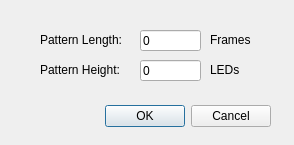
<?xml version="1.0" encoding="UTF-8"?>
<ui version="4.0">
 <class>ResizePattern</class>
 <widget class="QDialog" name="ResizePattern">
  <property name="geometry">
   <rect>
    <x>0</x>
    <y>0</y>
    <width>294</width>
    <height>145</height>
   </rect>
  </property>
  <property name="windowTitle">
   <string>Resize Pattern</string>
  </property>
  <widget class="QDialogButtonBox" name="buttonBox">
   <property name="geometry">
    <rect>
     <x>10</x>
     <y>100</y>
     <width>261</width>
     <height>32</height>
    </rect>
   </property>
   <property name="orientation">
    <enum>Qt::Horizontal</enum>
   </property>
   <property name="standardButtons">
    <set>QDialogButtonBox::Cancel|QDialogButtonBox::Ok</set>
   </property>
  </widget>
  <widget class="QLabel" name="label">
   <property name="geometry">
    <rect>
     <x>40</x>
     <y>30</y>
     <width>101</width>
     <height>20</height>
    </rect>
   </property>
   <property name="text">
    <string>Pattern Length:</string>
   </property>
  </widget>
  <widget class="QLineEdit" name="patternLength">
   <property name="geometry">
    <rect>
     <x>140</x>
     <y>30</y>
     <width>61</width>
     <height>21</height>
    </rect>
   </property>
   <property name="text">
    <string>0</string>
   </property>
   <property name="maxLength">
    <number>10</number>
   </property>
  </widget>
  <widget class="QLabel" name="label_2">
   <property name="geometry">
    <rect>
     <x>210</x>
     <y>30</y>
     <width>51</width>
     <height>19</height>
    </rect>
   </property>
   <property name="text">
    <string>Frames</string>
   </property>
  </widget>
  <widget class="QLabel" name="label_3">
   <property name="geometry">
    <rect>
     <x>40</x>
     <y>60</y>
     <width>101</width>
     <height>20</height>
    </rect>
   </property>
   <property name="text">
    <string>Pattern Height:</string>
   </property>
  </widget>
  <widget class="QLineEdit" name="ledCount">
   <property name="geometry">
    <rect>
     <x>140</x>
     <y>60</y>
     <width>61</width>
     <height>21</height>
    </rect>
   </property>
   <property name="text">
    <string>0</string>
   </property>
   <property name="maxLength">
    <number>10</number>
   </property>
  </widget>
  <widget class="QLabel" name="label_4">
   <property name="geometry">
    <rect>
     <x>210</x>
     <y>60</y>
     <width>51</width>
     <height>19</height>
    </rect>
   </property>
   <property name="text">
    <string>LEDs</string>
   </property>
  </widget>
 </widget>
 <resources/>
 <connections>
  <connection>
   <sender>buttonBox</sender>
   <signal>accepted()</signal>
   <receiver>ResizePattern</receiver>
   <slot>accept()</slot>
   <hints>
    <hint type="sourcelabel">
     <x>248</x>
     <y>254</y>
    </hint>
    <hint type="destinationlabel">
     <x>157</x>
     <y>274</y>
    </hint>
   </hints>
  </connection>
  <connection>
   <sender>buttonBox</sender>
   <signal>rejected()</signal>
   <receiver>ResizePattern</receiver>
   <slot>reject()</slot>
   <hints>
    <hint type="sourcelabel">
     <x>316</x>
     <y>260</y>
    </hint>
    <hint type="destinationlabel">
     <x>286</x>
     <y>274</y>
    </hint>
   </hints>
  </connection>
 </connections>
</ui>
